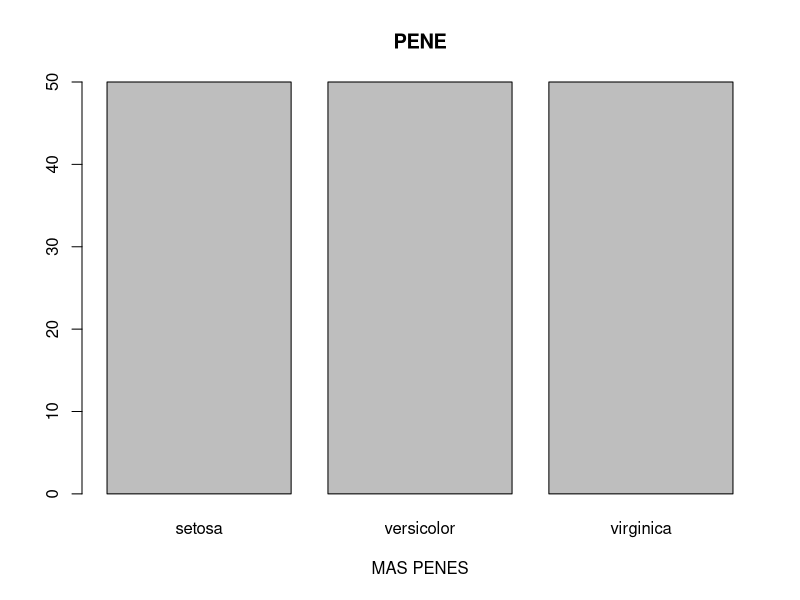

Reproduce this figure in R.
#Practica R
#Parte 1
#objetoR<- objetoA | objetoR= objetoA : asignacion de valores y datos
#head(objetoR,n) : extrae los n primeros registros de objetoR
#colnames(objetoR) : visualiza las columnas del objetoR
#objetoR$columna : referencia a una columna especifica del objetoR

data = iris #asigna datos de base iris a variable data (dataframe)
head(data,3) #muestra 3 primeros registros de data
colnames(data) #muestra nombres de columnas de data
data$Species 

#ejercicio
data1 = head(data,10)
head(data1,5)
data1$Petal.Length

#table(datos,exclude) : crea tabla con frecuencias absolutas, se pueden
#excluir ciertos valores
#prop.table(tabla frecuencia,margin) : crea tabla con frecuencias 
#relativas. Por defecto margin es NULL, si es 1 se obtiene marginales 
#por filas, 2 para columnas
#cbind(columna1,columna2) : unifica columnas en nuevo objeto

tabla1 = table(data$Species)
tabla1
tabla2 = table(data$Species, exclude = c("versicolor"))
tabla2

tabla3 = prop.table(tabla1)
tabla3
tablaR = cbind(Absoluta = tabla1, Relativa = tabla3)
tablaR

#barplot(tabla frecuencia,main,xlab) : diagrama de barras
#main es el titulo del grafico y xlab etiqueta eje x

barplot(tabla1, main="PENE", xlab="MAS PENES")



